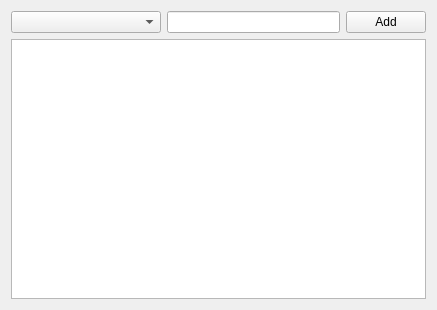
<?xml version="1.0" encoding="UTF-8"?>
<ui version="4.0">
 <class>Widget</class>
 <widget class="QWidget" name="Widget">
  <property name="geometry">
   <rect>
    <x>0</x>
    <y>0</y>
    <width>437</width>
    <height>310</height>
   </rect>
  </property>
  <property name="windowTitle">
   <string>Widget</string>
  </property>
  <layout class="QVBoxLayout" name="verticalLayout">
   <item>
    <layout class="QHBoxLayout" name="horizontalLayout">
     <item>
      <widget class="QComboBox" name="comboBox">
       <property name="minimumSize">
        <size>
         <width>150</width>
         <height>0</height>
        </size>
       </property>
      </widget>
     </item>
     <item>
      <widget class="QLineEdit" name="lineEdit"/>
     </item>
     <item>
      <widget class="QPushButton" name="pushButton">
       <property name="text">
        <string>Add</string>
       </property>
      </widget>
     </item>
    </layout>
   </item>
   <item>
    <widget class="QTextEdit" name="textEdit"/>
   </item>
  </layout>
 </widget>
 <resources/>
 <connections/>
</ui>
